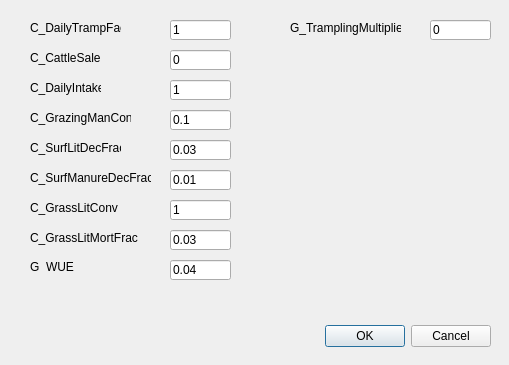
<?xml version="1.0" encoding="UTF-8"?>
<ui version="4.0">
 <class>Dialog</class>
 <widget class="QDialog" name="Dialog">
  <property name="geometry">
   <rect>
    <x>0</x>
    <y>0</y>
    <width>509</width>
    <height>365</height>
   </rect>
  </property>
  <property name="windowTitle">
   <string>Input Grass and Cattle</string>
  </property>
  <property name="windowIcon">
   <iconset resource="images.qrc">
    <normaloff>:/background/GenRiver logo.jpg</normaloff>:/background/GenRiver logo.jpg</iconset>
  </property>
  <widget class="QDialogButtonBox" name="buttonBox">
   <property name="geometry">
    <rect>
     <x>150</x>
     <y>320</y>
     <width>341</width>
     <height>32</height>
    </rect>
   </property>
   <property name="orientation">
    <enum>Qt::Horizontal</enum>
   </property>
   <property name="standardButtons">
    <set>QDialogButtonBox::Cancel|QDialogButtonBox::Ok</set>
   </property>
  </widget>
  <widget class="QLabel" name="label_79">
   <property name="geometry">
    <rect>
     <x>30</x>
     <y>140</y>
     <width>91</width>
     <height>16</height>
    </rect>
   </property>
   <property name="text">
    <string>C_SurfLitDecFrac</string>
   </property>
  </widget>
  <widget class="QLineEdit" name="G_WUE">
   <property name="geometry">
    <rect>
     <x>170</x>
     <y>260</y>
     <width>61</width>
     <height>20</height>
    </rect>
   </property>
   <property name="text">
    <string>0.04</string>
   </property>
  </widget>
  <widget class="QLabel" name="lb">
   <property name="geometry">
    <rect>
     <x>30</x>
     <y>260</y>
     <width>46</width>
     <height>13</height>
    </rect>
   </property>
   <property name="text">
    <string>G_WUE</string>
   </property>
  </widget>
  <widget class="QLabel" name="C_GrassLitConvlb">
   <property name="geometry">
    <rect>
     <x>30</x>
     <y>200</y>
     <width>101</width>
     <height>16</height>
    </rect>
   </property>
   <property name="text">
    <string>C_GrassLitConv</string>
   </property>
  </widget>
  <widget class="QLineEdit" name="C_DailyTramFac">
   <property name="geometry">
    <rect>
     <x>170</x>
     <y>20</y>
     <width>61</width>
     <height>20</height>
    </rect>
   </property>
   <property name="text">
    <string>1</string>
   </property>
  </widget>
  <widget class="QLabel" name="label_77">
   <property name="geometry">
    <rect>
     <x>30</x>
     <y>80</y>
     <width>71</width>
     <height>16</height>
    </rect>
   </property>
   <property name="text">
    <string>C_DailyIntake</string>
   </property>
  </widget>
  <widget class="QLineEdit" name="C_GrassLitConv">
   <property name="geometry">
    <rect>
     <x>170</x>
     <y>200</y>
     <width>61</width>
     <height>20</height>
    </rect>
   </property>
   <property name="text">
    <string>1</string>
   </property>
  </widget>
  <widget class="QLineEdit" name="C_DailyIntake">
   <property name="geometry">
    <rect>
     <x>170</x>
     <y>80</y>
     <width>61</width>
     <height>20</height>
    </rect>
   </property>
   <property name="text">
    <string>1</string>
   </property>
  </widget>
  <widget class="QLabel" name="label_74">
   <property name="geometry">
    <rect>
     <x>30</x>
     <y>20</y>
     <width>91</width>
     <height>16</height>
    </rect>
   </property>
   <property name="text">
    <string>C_DailyTrampFac</string>
   </property>
  </widget>
  <widget class="QLineEdit" name="C_SurfManureDecFrac">
   <property name="geometry">
    <rect>
     <x>170</x>
     <y>170</y>
     <width>61</width>
     <height>20</height>
    </rect>
   </property>
   <property name="text">
    <string>0.01</string>
   </property>
  </widget>
  <widget class="QLineEdit" name="G_TramplingMultiplier">
   <property name="geometry">
    <rect>
     <x>430</x>
     <y>20</y>
     <width>61</width>
     <height>20</height>
    </rect>
   </property>
   <property name="text">
    <string>0</string>
   </property>
  </widget>
  <widget class="QLineEdit" name="C_CattleSale">
   <property name="geometry">
    <rect>
     <x>170</x>
     <y>50</y>
     <width>61</width>
     <height>20</height>
    </rect>
   </property>
   <property name="text">
    <string>0</string>
   </property>
  </widget>
  <widget class="QLabel" name="label_75">
   <property name="geometry">
    <rect>
     <x>30</x>
     <y>50</y>
     <width>81</width>
     <height>16</height>
    </rect>
   </property>
   <property name="text">
    <string>C_CattleSale</string>
   </property>
  </widget>
  <widget class="QLineEdit" name="C_SurfLitDecFrac">
   <property name="geometry">
    <rect>
     <x>170</x>
     <y>140</y>
     <width>61</width>
     <height>20</height>
    </rect>
   </property>
   <property name="text">
    <string>0.03</string>
   </property>
  </widget>
  <widget class="QLabel" name="label_76">
   <property name="geometry">
    <rect>
     <x>30</x>
     <y>110</y>
     <width>101</width>
     <height>16</height>
    </rect>
   </property>
   <property name="text">
    <string>C_GrazingManConv</string>
   </property>
  </widget>
  <widget class="QLineEdit" name="C_GrassLitMortFrac">
   <property name="geometry">
    <rect>
     <x>170</x>
     <y>230</y>
     <width>61</width>
     <height>20</height>
    </rect>
   </property>
   <property name="text">
    <string>0.03</string>
   </property>
  </widget>
  <widget class="QLabel" name="C_GrassLitMortFraclb">
   <property name="geometry">
    <rect>
     <x>30</x>
     <y>230</y>
     <width>121</width>
     <height>16</height>
    </rect>
   </property>
   <property name="text">
    <string>C_GrassLitMortFrac</string>
   </property>
  </widget>
  <widget class="QLabel" name="label_83">
   <property name="geometry">
    <rect>
     <x>290</x>
     <y>20</y>
     <width>111</width>
     <height>16</height>
    </rect>
   </property>
   <property name="text">
    <string>G_TramplingMultiplier</string>
   </property>
  </widget>
  <widget class="QLineEdit" name="C_GrazingManConv">
   <property name="geometry">
    <rect>
     <x>170</x>
     <y>110</y>
     <width>61</width>
     <height>20</height>
    </rect>
   </property>
   <property name="text">
    <string>0.1</string>
   </property>
  </widget>
  <widget class="QLabel" name="C_SurfManureDecFraclb">
   <property name="geometry">
    <rect>
     <x>30</x>
     <y>170</y>
     <width>121</width>
     <height>16</height>
    </rect>
   </property>
   <property name="text">
    <string>C_SurfManureDecFrac</string>
   </property>
  </widget>
 </widget>
 <resources>
  <include location="images.qrc"/>
 </resources>
 <connections>
  <connection>
   <sender>buttonBox</sender>
   <signal>accepted()</signal>
   <receiver>Dialog</receiver>
   <slot>accept()</slot>
   <hints>
    <hint type="sourcelabel">
     <x>248</x>
     <y>254</y>
    </hint>
    <hint type="destinationlabel">
     <x>157</x>
     <y>274</y>
    </hint>
   </hints>
  </connection>
  <connection>
   <sender>buttonBox</sender>
   <signal>rejected()</signal>
   <receiver>Dialog</receiver>
   <slot>reject()</slot>
   <hints>
    <hint type="sourcelabel">
     <x>316</x>
     <y>260</y>
    </hint>
    <hint type="destinationlabel">
     <x>286</x>
     <y>274</y>
    </hint>
   </hints>
  </connection>
 </connections>
</ui>
